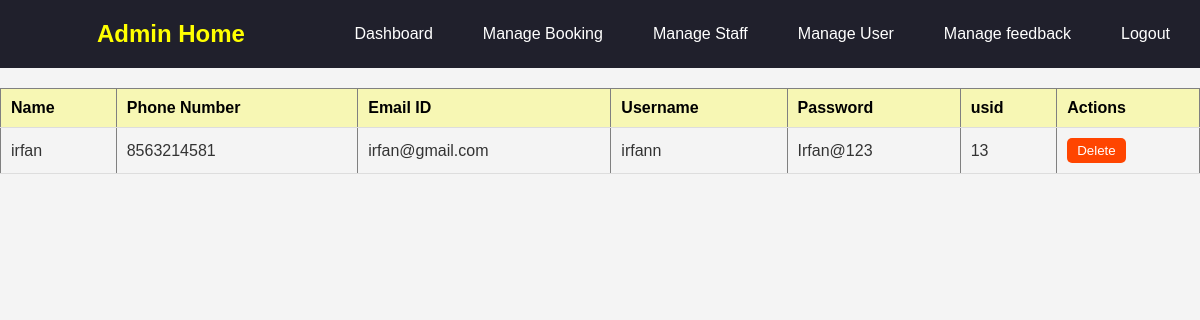
Page /manageuser.php on the committed database.
### tables this page shows
CREATE TABLE `users` (
  `Name` varchar(30) NOT NULL,
  `phone_no` varchar(15) NOT NULL,
  `email_id` varchar(30) NOT NULL,
  `username` varchar(30) NOT NULL,
  `password` varchar(10) NOT NULL,
  `usid` int(11) NOT NULL
);

### manageuser.php (the view, shortened to what this page needs)
<!DOCTYPE html>
<html lang="en">
<head>
    <link rel="stylesheet" href="manageuser.css">
</head>
<body>
<nav>
    <div class="sappy">
      <h1>Admin Home</h1>
      <div class="hi">
        <a href="adminhome.php" class="hello">Dashboard</a>
        <a href="managebooking.php" class="hello">Manage Booking</a>
        <a href="managestaff.php" class="hello">Manage Staff</a>
        <a href="manageuser.php" class="hello">Manage User</a>
        <a href="managefeedback.php" class="hello">Manage feedback</a>
        <a href="logout.php" class="hello">Logout</a>
      </div>
    </div>
  </nav>
<div class="design">
    <?php
    $conn = mysqli_connect("localhost", "root", "", "labour_booking");
    $sql = "SELECT * FROM users";
    $data=mysqli_query($conn,$sql);
    if(mysqli_num_rows($data)>0){
        echo "<table border=1 >";
        echo "<tr>";
        echo "<th>Name</th>";
        echo "<th>Phone Number</th>";
        echo "<th>Email ID</th>";
        echo "<th>Username</th>";
        echo "<th>Password</th>";
        echo "<th>usid</th>";
        echo "<th>Actions</th>";
        echo "</tr>";
        while($row=mysqli_fetch_assoc($data)){
            $email = $row['email_id'];
            echo "<tr>";
            echo "<td>".$row['Name']."</td>";
            echo "<td>".$row['phone_no']."</td>";
            echo "<td>".$row['email_id']."</td>";
            echo "<td>".$row['username']."</td>";
            echo "<td>".$row['password']."</td>";
            echo "<td>".$row['usid']."</td>";
            echo "<td>
                    <form method='POST'>
                        <button value='$email' name='userdel' type='submit'>Delete</button>
                    </form>
                </td>";
            echo "</tr>";
        }
        echo "</table>";
    }
?>
        </div>
</body>
</html>

### manageuser.css (style rules this page uses)
* { margin: 0; padding: 0; box-sizing: border-box; }
body { font-family: Arial, sans-serif; background-color: #f4f4f4; color: #333; }
nav { background-color: rgb(32, 32, 44); padding: 15px; }
.sappy { display: flex; justify-content: space-between; align-items: center; }
.hi { display: flex; }
.hello { color: white; text-decoration: none; margin-left: 20px; padding: 10px 15px; border-radius: 5px; transition: background-color 0.3s; }
table { width: 100%; border-collapse: collapse; margin: 20px 0; }
th, td { padding: 10px; text-align: left; border-bottom: 1px solid #ddd; }
th { background-color: rgba(255, 255, 0, 0.263); color: black; }
.deluser, button { background-color:orangered; color: white; border: none; padding: 5px 10px; border-radius: 5px; cursor: pointer; transition: background-color 0.3s; }
h1 { color: yellow; margin-left: 7%; }

### rows in the picture
users: Name "irfan", phone_no "8563214581", email "irfan@gmail.com", username "irfann", password "Irfan@123", usid "13"
